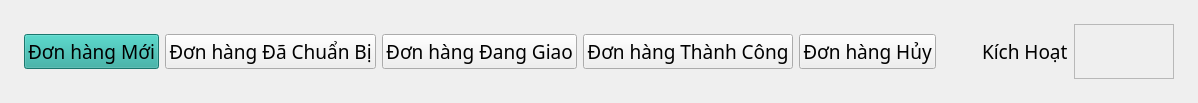
                        <widget class="QFrame" name="frameButtonChatBot">
                         <property name="sizePolicy">
                          <sizepolicy hsizetype="Preferred" vsizetype="Maximum">
                           <horstretch>0</horstretch>
                           <verstretch>0</verstretch>
                          </sizepolicy>
                         </property>
                         <property name="styleSheet">
                          <string notr="true"/>
                         </property>
                         <property name="frameShape">
                          <enum>QFrame::NoFrame</enum>
                         </property>
                         <property name="frameShadow">
                          <enum>QFrame::Raised</enum>
                         </property>
                         <property name="lineWidth">
                          <number>5</number>
                         </property>
                         <property name="midLineWidth">
                          <number>20</number>
                         </property>
                         <layout class="QHBoxLayout" name="horizontalLayout_12">
                          <property name="leftMargin">
                           <number>24</number>
                          </property>
                          <property name="topMargin">
                           <number>24</number>
                          </property>
                          <property name="rightMargin">
                           <number>24</number>
                          </property>
                          <property name="bottomMargin">
                           <number>24</number>
                          </property>
                          <item>
                           <widget class="QPushButton" name="btnOrderNew">
                            <property name="sizePolicy">
                             <sizepolicy hsizetype="Maximum" vsizetype="Fixed">
                              <horstretch>0</horstretch>
                              <verstretch>0</verstretch>
                             </sizepolicy>
                            </property>
                            <property name="font">
                             <font>
                              <family>Nunito</family>
                              <pointsize>14</pointsize>
                              <weight>50</weight>
                              <italic>false</italic>
                              <bold>false</bold>
                             </font>
                            </property>
                            <property name="styleSheet">
                             <string notr="true">background-color: rgb(38, 166, 154);</string>
                            </property>
                            <property name="text">
                             <string>Đơn hàng Mới</string>
                            </property>
                           </widget>
                          </item>
                          <item>
                           <widget class="QPushButton" name="btnOrderReady">
                            <property name="sizePolicy">
                             <sizepolicy hsizetype="Maximum" vsizetype="Fixed">
                              <horstretch>0</horstretch>
                              <verstretch>0</verstretch>
                             </sizepolicy>
                            </property>
                            <property name="font">
                             <font>
                              <family>Nunito</family>
                              <pointsize>14</pointsize>
                              <weight>50</weight>
                              <italic>false</italic>
                              <bold>false</bold>
                             </font>
                            </property>
                            <property name="styleSheet">
                             <string notr="true"/>
                            </property>
                            <property name="text">
                             <string>Đơn hàng Đã Chuẩn Bị</string>
                            </property>
                           </widget>
                          </item>
                          <item>
                           <widget class="QPushButton" name="btnOrderShipping">
                            <property name="sizePolicy">
                             <sizepolicy hsizetype="Maximum" vsizetype="Fixed">
                              <horstretch>0</horstretch>
                              <verstretch>0</verstretch>
                             </sizepolicy>
                            </property>
                            <property name="font">
                             <font>
                              <family>Nunito</family>
                              <pointsize>14</pointsize>
                              <weight>50</weight>
                              <italic>false</italic>
                              <bold>false</bold>
                             </font>
                            </property>
                            <property name="styleSheet">
                             <string notr="true"/>
                            </property>
                            <property name="text">
                             <string>Đơn hàng Đang Giao</string>
                            </property>
                           </widget>
                          </item>
                          <item>
                           <widget class="QPushButton" name="btnOrderSuccess">
                            <property name="sizePolicy">
                             <sizepolicy hsizetype="Maximum" vsizetype="Fixed">
                              <horstretch>0</horstretch>
                              <verstretch>0</verstretch>
                             </sizepolicy>
                            </property>
                            <property name="font">
                             <font>
                              <family>Nunito</family>
                              <pointsize>14</pointsize>
                              <weight>50</weight>
                              <italic>false</italic>
                              <bold>false</bold>
                             </font>
                            </property>
                            <property name="text">
                             <string>Đơn hàng Thành Công</string>
                            </property>
                           </widget>
                          </item>
                          <item>
                           <widget class="QPushButton" name="btnOrderCancel">
                            <property name="sizePolicy">
                             <sizepolicy hsizetype="Maximum" vsizetype="Fixed">
                              <horstretch>0</horstretch>
                              <verstretch>0</verstretch>
                             </sizepolicy>
                            </property>
                            <property name="font">
                             <font>
                              <family>Nunito</family>
                              <pointsize>14</pointsize>
                              <weight>50</weight>
                              <italic>false</italic>
                              <bold>false</bold>
                             </font>
                            </property>
                            <property name="styleSheet">
                             <string notr="true"/>
                            </property>
                            <property name="text">
                             <string>Đơn hàng Hủy</string>
                            </property>
                           </widget>
                          </item>
                          <item>
                           <spacer name="horizontalSpacer_3">
                            <property name="orientation">
                             <enum>Qt::Horizontal</enum>
                            </property>
                            <property name="sizeHint" stdset="0">
                             <size>
                              <width>40</width>
                              <height>20</height>
                             </size>
                            </property>
                           </spacer>
                          </item>
                          <item>
                           <widget class="QLabel" name="label_81">
                            <property name="sizePolicy">
                             <sizepolicy hsizetype="Maximum" vsizetype="Preferred">
                              <horstretch>0</horstretch>
                              <verstretch>0</verstretch>
                             </sizepolicy>
                            </property>
                            <property name="font">
                             <font>
                              <family>Nunito</family>
                              <pointsize>14</pointsize>
                              <weight>50</weight>
                              <italic>false</italic>
                              <bold>false</bold>
                             </font>
                            </property>
                            <property name="text">
                             <string>Kích Hoạt</string>
                            </property>
                           </widget>
                          </item>
                          <item>
                           <widget class="QFrame" name="activeChatBot">
                            <property name="minimumSize">
                             <size>
                              <width>100</width>
                              <height>55</height>
                             </size>
                            </property>
                            <property name="maximumSize">
                             <size>
                              <width>100</width>
                              <height>55</height>
                             </size>
                            </property>
                            <property name="frameShape">
                             <enum>QFrame::StyledPanel</enum>
                            </property>
                            <property name="frameShadow">
                             <enum>QFrame::Raised</enum>
                            </property>
                            <layout class="QHBoxLayout" name="activeChatBotLayout">
                             <property name="leftMargin">
                              <number>0</number>
                             </property>
                             <property name="topMargin">
                              <number>0</number>
                             </property>
                             <property name="rightMargin">
                              <number>0</number>
                             </property>
                             <property name="bottomMargin">
                              <number>0</number>
                             </property>
                            </layout>
                           </widget>
                          </item>
                         </layout>
                        </widget>
